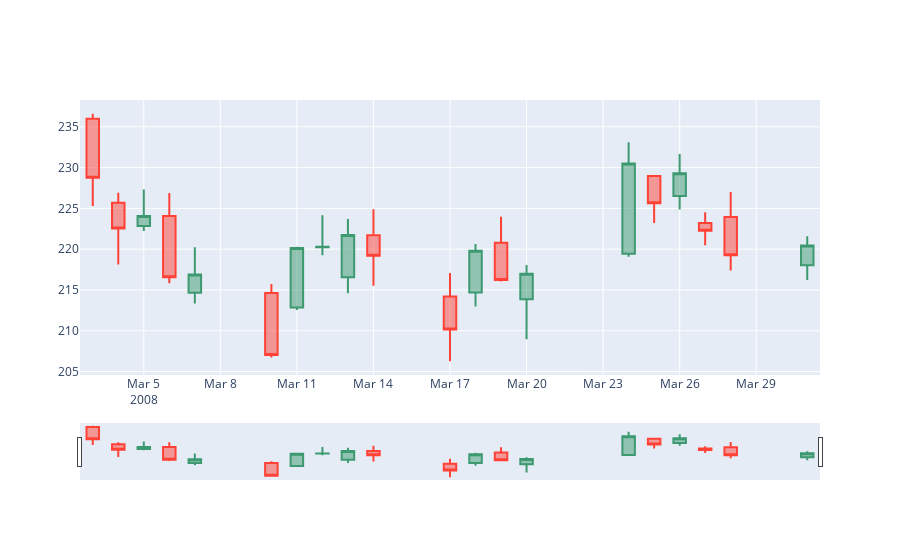

Notebook code for this chart:
### Markdown cell above
Candlestick Charts are great for detecting and predicting market trends over time and are useful for interpreting the day-to-day sentiment of the market, through each candlestick symbol's colouring and shape. For example, the longer the body is, the more intense the selling or buying pressure is. While, a very short body, would indicate that there is very little price movement in that time period and represents consolidation.

### Code cell
# Candlestick chart of march 2008
trace = go.Candlestick(x=google['03-2008'].index,
                       open=google['03-2008'].Open,
                       high=google['03-2008'].High,
                       low=google['03-2008'].Low,
                       close=google['03-2008'].Close)

data = [trace]
iplot(data, filename='simple_candelstick')

### Figure 1 — Plotly figure (JSON) as saved in the notebook; plotly's stock layout.template omitted (floating-point values rounded to 4 significant figures)
{"data": [{"close": [228.7, 222.5, 224.1, 216.6, 216.9, 207.0, 220.1, 220.3, 221.7, 219.2, 210.1, 219.8, 216.2, 217.0, 230.5, 225.6, 229.3, 222.3, 219.3, 220.5], "high": [236.6, 226.9, 227.3, 226.9, 220.2, 215.7, 220.3, 224.2, 223.7, 224.9, 217.1, 220.6, 224.0, 218.1, 233.1, 229.0, 231.7, 224.5, 227.0, 221.6], "low": [225.3, 218.1, 222.2, 215.8, 213.3, 206.7, 212.5, 219.2, 214.6, 215.5, 206.3, 213.0, 216.1, 209.0, 219.1, 223.2, 224.9, 220.5, 217.4, 216.2], "open": [236.0, 225.7, 222.8, 224.1, 214.7, 214.6, 212.8, 220.2, 216.6, 221.7, 214.2, 214.7, 220.8, 213.9, 219.4, 229.0, 226.5, 223.2, 223.9, 218.0], "type": "candlestick", "x": ["2008-03-03T00:00:00", "2008-03-04T00:00:00", "2008-03-05T00:00:00", "2008-03-06T00:00:00", "2008-03-07T00:00:00", "2008-03-10T00:00:00", "2008-03-11T00:00:00", "2008-03-12T00:00:00", "2008-03-13T00:00:00", "2008-03-14T00:00:00", "2008-03-17T00:00:00", "2008-03-18T00:00:00", "2008-03-19T00:00:00", "2008-03-20T00:00:00", "2008-03-24T00:00:00", "2008-03-25T00:00:00", "2008-03-26T00:00:00", "2008-03-27T00:00:00", "2008-03-28T00:00:00", "2008-03-31T00:00:00"]}], "layout": {}}
